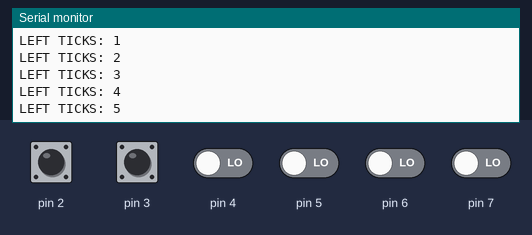
Bench run of a sketch on a simulated Arduino Uno, built with avr-gcc and run on an emulated ATmega328P. On the bench: the last lines printed to the serial monitor. Inputs (shaded band) come from the test bench; at power-on: pin 2, pin 3 HIGH, pin 4–7 LOW.

Above: at 1.2 s.
1.3 s: pin 3 pulled LOW for 0.15 s
At 2.1 s:
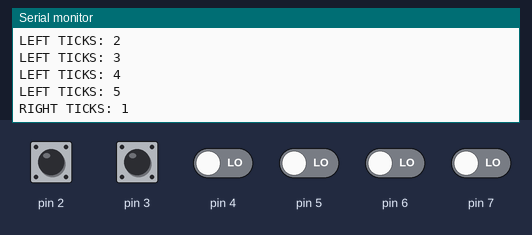
2.9 s: pin 2 pulled LOW for 0.15 s
At 3.3 s:
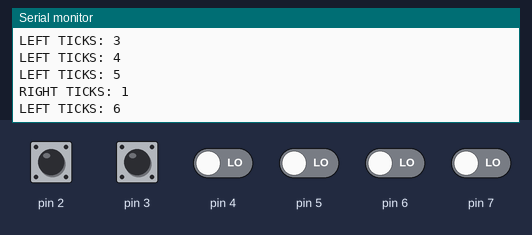
4.5 s: pin 2 pulled LOW for 1 s
At 5.7 s:
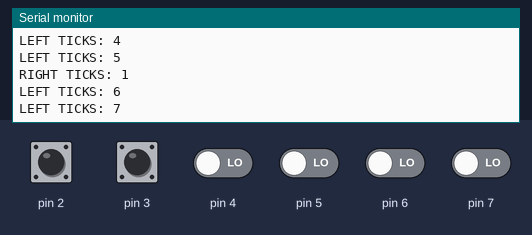
7.0 s: pin 3 pulled LOW for 1 s
At 7.6 s:
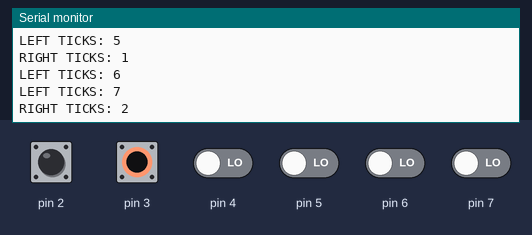
Timing chart, 0 to 10.0 s (numbered marks = the images above; inputs shaded):
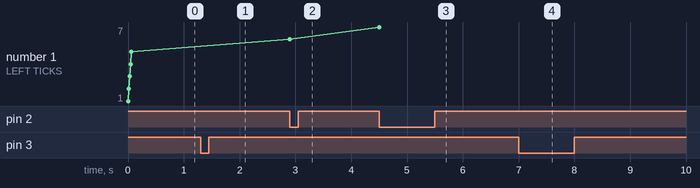

The sketch:

encoder_test.ino
```cpp
int encoderValue_A = 0; // LEFT ENCODER TICKS
int encoderValue_B = 0; // RIGHT ENCODER TICKS

ISR(INT0_vect) {
	encoderValue_A++;
	Serial.print("LEFT TICKS: ");
	Serial.println(encoderValue_A);
}

ISR(INT1_vect) {
	encoderValue_B++;
	Serial.print("RIGHT TICKS: ");
	Serial.println(encoderValue_B);
}

void setupEINT() {
	// Activate INT0 and INT1
	EIMSK |= 0b00000011;
	// Set to FALLING EDGE read
	EICRA |= 0b00001010;

	// Enable pull up resistors at respective pins
	DDRD &= 0b11110011;
	PIND |= 0b00001100;
}

void setup() {

	Serial.begin(9600);

	setupEINT();
}

void loop() {
	// nothing
}
```

Measured:
- after the input at 1.3 s, the serial monitor: prints a new line at once (image 1)
- after the input at 2.9 s, the serial monitor: prints a new line at once (image 2)
- after the input at 4.5 s, the serial monitor: prints a new line at once (image 3)
- after the input at 7.0 s, the serial monitor: prints a new line at once (image 4)
- plotted number 1: 5 → 6 after the input at 2.9 s, 6 → 7 after the input at 4.5 s
